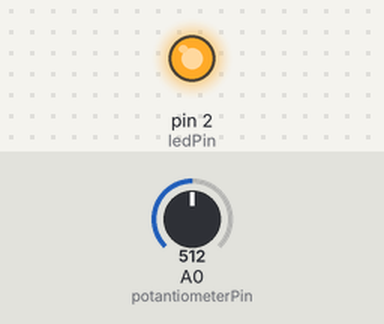
Bench run of a sketch on a simulated Arduino Uno, built with avr-gcc and run on an emulated ATmega328P. On the bench: output pins drawn as LEDs (lit = HIGH). Inputs (shaded band) come from the test bench; at power-on: A0 (potantiometerPin) = 512.

Above: at 1.2 s.
1.3 s: A0 (potantiometerPin) set to 523
At 1.7 s:
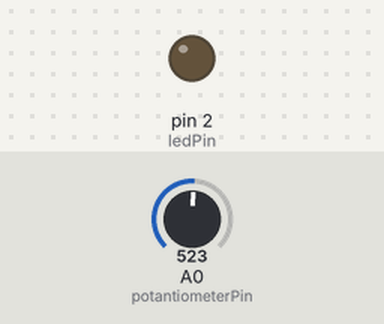
2.8 s: A0 (potantiometerPin) set to 511
At 4.0 s:
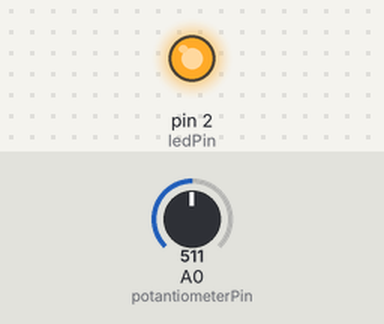
4.3 s: A0 (potantiometerPin) set to 716
At 5.2 s:
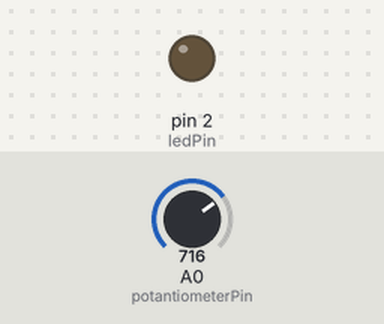
Timing chart, 0 to 7.3 s (numbered marks = the images above; inputs shaded):
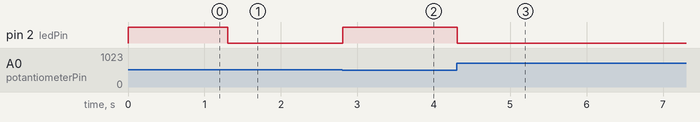

The sketch:

PwmLedWithPot.ino
```cpp
#define potantiometerPin A0
#define ledPin 2

int potValue = 0;
int potMap = 0;

void setup() {

  pinMode(potantiometerPin, INPUT);
  pinMode(ledPin, OUTPUT);

  Serial.println(9600);
}

void loop() {

  potValue = analogRead(potantiometerPin);

  delay(2);

  // We map the value came from potantiometer between 0 and 255 here:
  potMap = map(potValue, 0, 1023, 255, 0);

  delay(2);

  // We give the PWM signal according to the mapped value of the value came from potantiometer here:
  analogWrite(ledPin, potMap);

  Serial.println(potValue);
}
```

Measured:
- the behaviour switches between 513 and 514 on A0 (potantiometerPin) (found by bisection; images 0 and 1)
- after the input at 1.3 s, pin 2 (ledPin): HIGH → LOW at once
- after the input at 2.8 s, pin 2 (ledPin): LOW → HIGH at once
- after the input at 4.3 s, pin 2 (ledPin): HIGH → LOW at once
